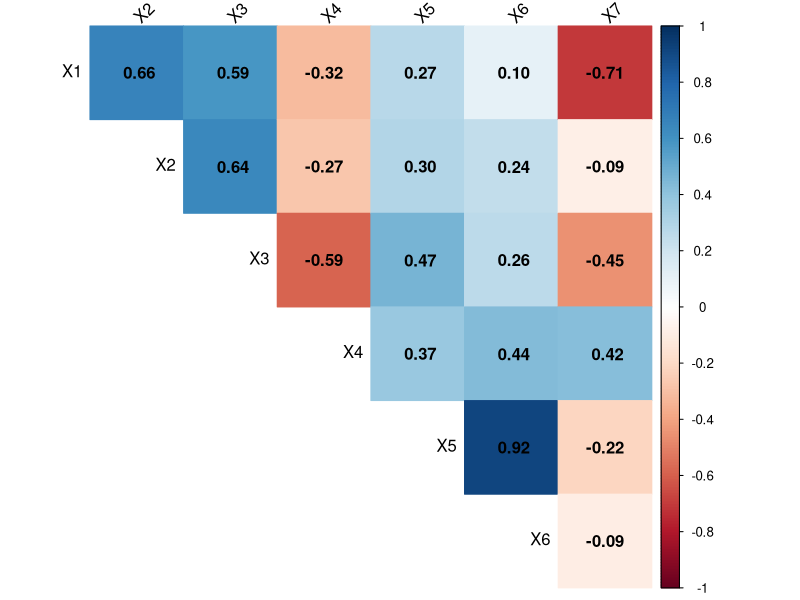

This figure's R source:
# Installa se necessario: 
install.packages("corrplot")
library(corrplot)

# Carica i dati
data <- read.csv("data_per_R.csv")

# Calcola la matrice di correlazione
M <- cor(data)

# Crea il grafico professionale
corrplot(M, method="color", type="upper", 
         addCoef.col = "black", # Aggiunge i coefficienti
         tl.col="black", tl.srt=45, # Etichette leggibili
         diag=FALSE) # Nasconde la diagonale (identica a se stessa)
